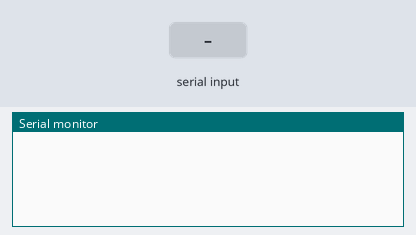
A sketch run on a simulated Arduino Uno, built with avr-gcc and run on an emulated ATmega328P. Shown: the last lines printed to the serial monitor. Inputs (shaded band) come from the test bench.

Above: at 1.2 s.
1.3 s: "#" received over Serial
At 2.0 s:
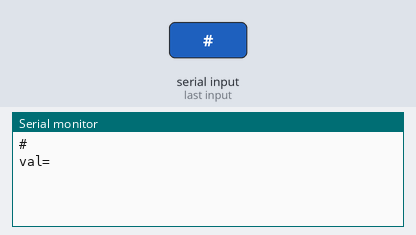
2.8 s: "A" received over Serial
At 4.0 s:
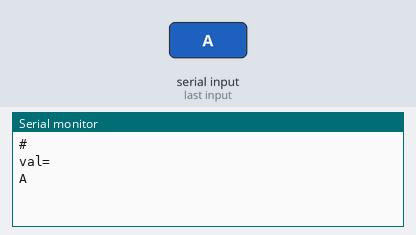
4.3 s: "Z" received over Serial
At 5.4 s:
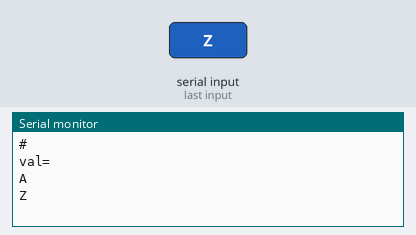
5.8 s: "X" received over Serial
At 6.5 s:
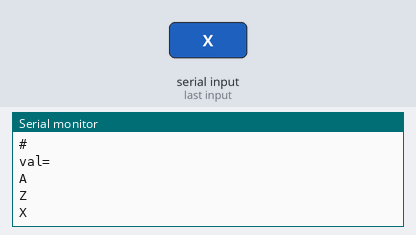
7.3 s: "Y" received over Serial
At 7.7 s:
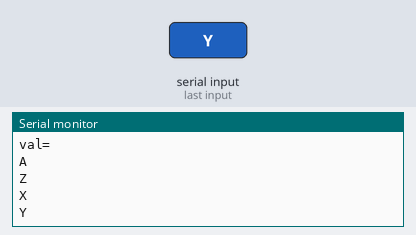
8.8 s: "#" received over Serial
At 9.4 s:
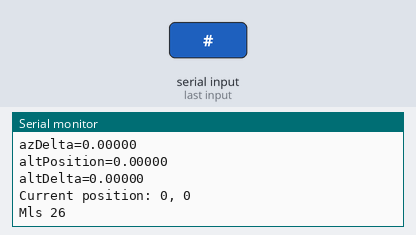

The sketch:

sketch_ArduinoTelescope.ino
```cpp
#include <AccelStepper.h>
#include <MultiStepper.h>
//#include <NeoSWSerial.h>

double SECONDS_PER_STEP = 0.005921;
double MAX_SPEED = 500;
double MAX_ALT = 90;
double MIN_ALT = 0;
String val;
//NeoSWSerial bluetooth(10, 11);

boolean altRead;
boolean azRead;
boolean x;
boolean y;
boolean en;
double altNew;
double azNew;
double altOld;
double azOld;
long positions[2];
#define dirPinAlt 2
#define stepPinAlt 3
#define dirPinAz 4
#define stepPinAz 5
#define motorInterfaceType 1

AccelStepper stepperAlt = AccelStepper(motorInterfaceType, stepPinAlt, dirPinAlt);
AccelStepper stepperAz = AccelStepper(motorInterfaceType, stepPinAz, dirPinAz);
void setup() {
  Serial.begin(9600);
  //bluetooth.begin(9600);
  stepperAz.setMaxSpeed(MAX_SPEED);
  stepperAz.setEnablePin(6);
  stepperAlt.setMaxSpeed(MAX_SPEED);
  stepperAlt.setEnablePin(7);
  altOld = 0;
  azOld = 0;
}

double getPositionInSteps(double newVal) {
  return  newVal / SECONDS_PER_STEP;
}

double getDeltaInSteps(double oldVal, double newVal) {
  return abs((oldVal - newVal) / SECONDS_PER_STEP);
}

void moveSteppers(double azNew, double altNew) {
  double azPosition = getPositionInSteps(azNew);
  double azDelta = getDeltaInSteps(azOld, azNew);
  Serial.println("azPosition=" + String(azPosition, 5));
  Serial.println("azDelta=" + String(azDelta, 5));
  if (azDelta > 0) stepperAlt.setSpeed(azDelta);
  positions[0] = round(azPosition);

  double altPosition = getPositionInSteps(altNew);
  double altDelta = getDeltaInSteps(altOld, altNew);
  Serial.println("altPosition=" + String(altPosition, 5));
  Serial.println("altDelta=" + String(altDelta, 5));

  if (altDelta > 0) stepperAlt.setSpeed(altDelta);
  positions[1] = round(altPosition);

  MultiStepper steppers;
  steppers.addStepper(stepperAz);
  steppers.addStepper(stepperAlt);

  steppers.moveTo(positions);
  unsigned long mls = millis();
  steppers.runSpeedToPosition();

  Serial.println("Current position: " + String(stepperAz.currentPosition()) + ", " + String(stepperAlt.currentPosition()));
  Serial.println("Mls "+String(millis() - mls));
}

void updateCurrentPosition(double azNew, double altNew) {
  double azPosition = getPositionInSteps(azNew);
  double altPosition = getPositionInSteps(altNew);

  Serial.println("updating position to " + String(azPosition) + ", " + String(altPosition));

  stepperAz.setCurrentPosition(round(azPosition));
  stepperAlt.setCurrentPosition(round(altPosition));

  Serial.println("Current position: " + String(stepperAz.currentPosition()) + ", " + String(stepperAlt.currentPosition()));
}
/*
  void moveSteeperOnSpeed(AccelStepper stepper, int force) {
  Serial.println("pos=" + String(force) + ", speed=" + String(abs(force)));
  stepper.move(round(force));
  stepper.setSpeed(abs(force));
  unsigned long mls = millis();
  stepper.runSpeedToPosition();
  Serial.println(String(millis() - mls));
  }
*/
boolean checkAlt(double altNew) {
  if (altNew > MAX_ALT) return false;
  if (altNew < MIN_ALT) return false;
  return true;
}

void loop() {
  if (Serial.available()) {
    char c = Serial.read();
    if (c == '#') {
      Serial.println("#");
      Serial.println("val=" + val);
      if (azRead) {
        azNew = val.toDouble();
        azRead = false;
      } else if (altRead) {
        altNew = val.toDouble();
        Serial.println("altNew=" + String(altNew));
        Serial.println("altOld=" + String(altOld));
        Serial.println("azNew=" + String(azNew));
        Serial.println("azOld=" + String(azOld));
        if (altOld == 0 && azOld == 0) {
          updateCurrentPosition(azNew, altNew);
        } else {
          moveSteppers(azNew, altNew);
        }
        altOld = altNew;
        azOld = azNew;
        altRead = false;
        azRead = false;
      } else if (x) {
        azNew = azOld + (val.toDouble() * SECONDS_PER_STEP);
        x = false;
      } else if (y) {
        altNew = altOld + (val.toDouble() * SECONDS_PER_STEP);
        if (checkAlt(altNew)) {
          moveSteppers(azNew, altNew);
          altOld = altNew;
          azOld = azNew;
        }
        y = false;
      } else if (en) {
        if (val == "1") {
          stepperAz.disableOutputs();
          stepperAlt.disableOutputs();
        } else {
          stepperAz.enableOutputs();
          stepperAlt.enableOutputs();
        }
        en = false;
      }
      val = "";
    } else if (c == 'A') {
      Serial.println("A");
      altRead = true;
      azRead = false;
      x = false;
      y = false;
      en = false;
      val = "";
    } else if (c == 'Z') {
      Serial.println("Z");
      altRead = false;
      azRead = true;
      x = false;
      y = false;
      en = false;
      val = "";
    } else if (c == 'X') {
      Serial.println("X");
      x = true;
      y = false;
      altRead = false;
      azRead = false;
      en = false;
      val = "";
    } else if (c == 'Y') {
      Serial.println("Y");
      x = false;
      y = true;
      altRead = false;
      azRead = false;
      en = false;
      val = "";
    } else if (c == 'S') {
      azOld = 0;
      altOld = 0;
      x = false;
      y = false;
      altRead = false;
      azRead = false;
      en = false;
      val = "";
    } else if (c == 'E') {
      x = false;
      y = false;
      altRead = false;
      azRead = false;
      en = true;
      val = "";
    } else {
      val += c;
    }
  }
}
```

Measured:
- after the input at 1.3 s, the serial monitor: prints a new line at once (image 1)
- after the input at 2.8 s, the serial monitor: prints a new line at once (image 2)
- after the input at 4.3 s, the serial monitor: prints a new line at once (image 3)
- after the input at 5.8 s, the serial monitor: prints a new line at once (image 4)
- after the input at 7.3 s, the serial monitor: prints a new line at once (image 5)
- after the input at 8.8 s, the serial monitor: prints a new line at once (image 6)
